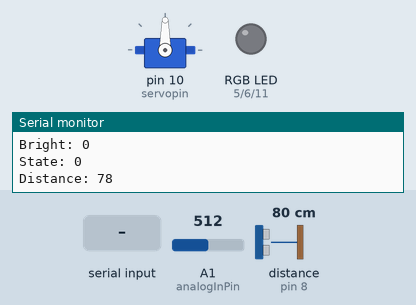
Recording of a sketch running on a simulated Arduino Uno, built with avr-gcc and run on an emulated ATmega328P. Parts: servo, an RGB LED mixed from three pins (HIGH = lit), the last lines printed to the serial monitor. Wiring (inferred from the names in the program): ultrasonic range finder: trigger pin 9; echo pin 8. The test bench sets the inputs (shaded band); at power-on: distance to the obstacle (sensor on pin 8) 80 cm, A1 (analogInPin) = 512. The echo pulse lasts 58.3 µs per cm; dim RGB values are drawn brighter than linear; pins used as bus, display or sensor lines are not drawn.

Above: at 1.2 s.
1.3 s: distance to the obstacle (sensor on pin 8) set to 2 cm
At 2.2 s:
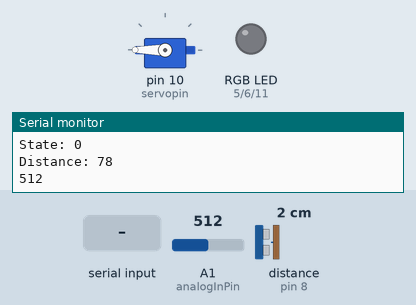
4.3 s: "30,150,10,200\n" received over Serial
At 5.0 s:
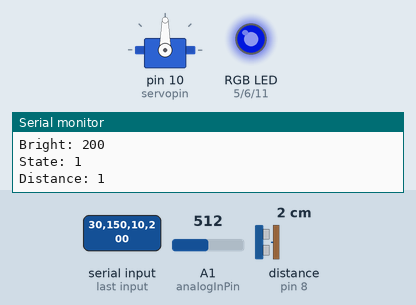
5.9 s: "N90\n" received over Serial
At 7.1 s:
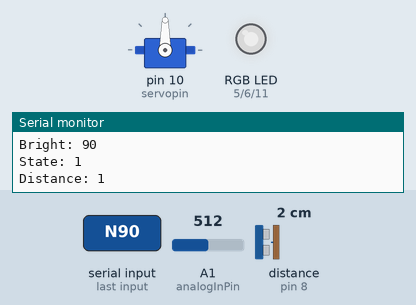
7.4 s: distance to the obstacle (sensor on pin 8) set to 9 cm
At 8.0 s:
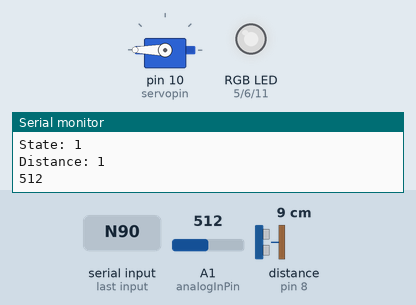
10.4 s: "30,150\n" received over Serial
At 11.6 s:
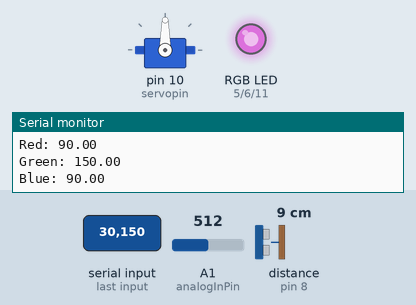
12.0 s: "," received over Serial
At 12.7 s:
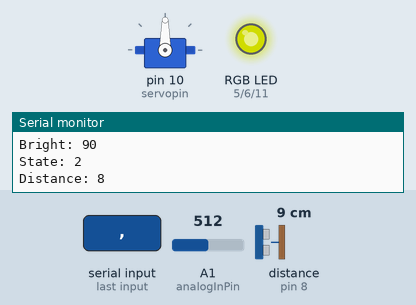
Timing chart, 0 to 14.5 s (numbered marks = the images above; inputs shaded):
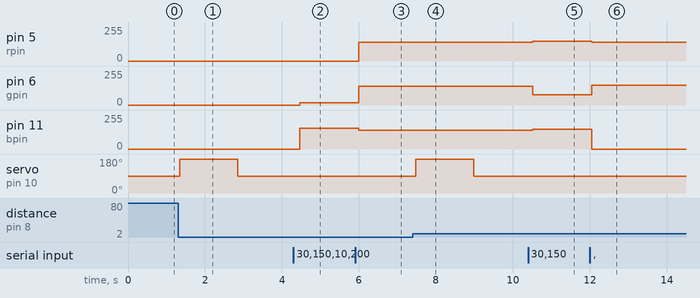

Measured:
- after the input at 1.3 s, servo on pin 10 (servopin): 90° → 180° after 0.05 s, → 90° 1.5 s later
- after the input at 4.3 s, pin 6 (gpin): 0/255 → 16/255 after 0.16 s; pin 11 (bpin): 0/255 → 154/255 after 0.16 s
- after the input at 5.9 s, pin 5 (rpin): 0/255 → 140/255 after 0.09 s; pin 6 (gpin): 16/255 → 140/255 after 0.09 s; pin 11 (bpin): 154/255 → 140/255 after 0.09 s
- after the input at 7.4 s, servo on pin 10 (servopin): 90° → 180° after 0.08 s, → 90° 1.5 s later
- after the input at 10.4 s, pin 5 (rpin), pin 11 (bpin): 140/255 → 148/255 after 0.12 s; pin 6 (gpin): 140/255 → 76/255 after 0.12 s
- after the input at 12.0 s, pin 5 (rpin): 148/255 → 140/255 after 0.05 s; pin 6 (gpin): 76/255 → 148/255 after 0.05 s; pin 11 (bpin): 148/255 → 0/255 after 0.05 s

The sketch:

arduinocode.ino
```cpp
#include <SoftwareSerial.h>
SoftwareSerial mySerial(0, 1);
#include <Servo.h>
// Declare the Servo pin
int servopin = 10;
int analogInPin = A1, state;
Servo Servo1;
char c;
String Data;
int duration_main;
int distance_main1;
int sensorValue, c_pos_prev, c_pos_next;
int rpin = 5, gpin = 6, bpin = 11; //SET VALUES OF THESE PINS HERE!!
int trigpin_main = 9, echopin_main = 8;
int temppin = A0;
int bright = 1;
float red, green, blue;
int prev_state, next_state = 3;

void motor_pos_move(int n) //ROTATES MOTOR BY 18 DEGREES IN POSITIVE DIRECTION,N TIMES
{

  Servo1.write(0);
  delay(abs(n) * 1500);
  Servo1.write(90);

}

void motor_neg_move(int n) //ROTATES MOTOR BY 18 DEGREES IN NEGATIVE DIRECTION,N TIMES
{

  Servo1.write(180);
  delay(abs(n) * 1500);
  Servo1.write(90);

}

void setup()
{
  pinMode(rpin, OUTPUT);
  pinMode(bpin, OUTPUT);
  pinMode(bpin, OUTPUT);
  Servo1.attach(servopin);
  Serial.begin(9600);
  pinMode(temppin, INPUT);
  pinMode(trigpin_main, OUTPUT);
  pinMode(echopin_main, INPUT);
}


void loop()
{
  // if (mySerial.available()) {
  //Read on Bluetooth
  while (Serial.available())
  {
    delay(3);
    c = Serial.read();
    if (c == 'N' || c == 'F')
      Data = c;
    else {
      Data += c;
    }
  }
  //  Data = "N281,20,24,127,5";    //HARDCODED for test purposes

  /*DATA PROCESSING*/

  String stat = Data.substring(0, 1);     //Stores ON or OFF
  String wo_stat = Data.substring(1);     //Stores Data without ON and OFF
  int c_pos_prev = wo_stat.indexOf(",");  //Finds position of 1st comma
  red = wo_stat.substring(0, c_pos_prev).toInt();
  c_pos_next = wo_stat.indexOf(",", c_pos_prev + 1); //Finds position of next comma
  green = wo_stat.substring(c_pos_prev + 1, c_pos_next).toInt();
  c_pos_prev = c_pos_next;
  c_pos_next = wo_stat.indexOf(",", c_pos_prev + 1);
  blue = wo_stat.substring(c_pos_prev + 1, c_pos_next).toInt();
  c_pos_prev = c_pos_next;
  c_pos_next = wo_stat.indexOf(",", c_pos_prev + 1);
  bright = wo_stat.substring(c_pos_prev + 1, c_pos_next).toInt();
  c_pos_prev = c_pos_next;
  c_pos_next = wo_stat.indexOf(",", c_pos_prev + 1);
  next_state = abs( wo_stat.substring(c_pos_prev + 1, c_pos_next).toInt());
  /*HAVE LEFT ANGLE CUZ PROBAB NOT POSSIBLE*/
  sensorValue = analogRead(analogInPin);

  // print the results to the serial monitor:
  //  Serial.print("sensor = " );
  Serial.println(sensorValue);
  if (sensorValue < 1010 && state == 0)
  {
    bright++;
    if (bright == 3)
      bright = 1;
    state = 1;
  }
  if (sensorValue > 1010)
    state = 0;

  //    int colourflag = 0;
  if (red == 300 && green == 300 && blue == 300) {
    int rawvoltage = analogRead(temppin); //temppin takes analog input of temperature
    float celsius = (((rawvoltage / 1024.0) * 500) - 273.15) / 10;
    red = (-1 * celsius + 50) * 5.1;
    green = (celsius + 25) * 8 / 5;
    blue = (celsius + 8) * 19 / 5;
    //      colourflag++;
  }

  digitalWrite(trigpin_main, LOW);
  delayMicroseconds(2);
  digitalWrite(trigpin_main, HIGH);
  delayMicroseconds(10);
  digitalWrite(trigpin_main, LOW);
  float    duration_main = pulseIn(echopin_main, HIGH);  // Reads the echoPin, returns the sound wave travel time in microseconds
  int    distance_main = duration_main * 0.034 / 2;
  // Serial.print("main:");
  // Serial.println(distance_main);
  // prev_state = next_state;
  if (distance_main > 25)
    next_state = prev_state;
  else if (distance_main > 20)
    next_state = 5;
  else if (distance_main > 15)
    next_state = 4;
  else if (distance_main > 10)
    next_state = 3;
  else if (distance_main > 5)
    next_state = 2;
  else
    next_state = 1;
  //}
  // Serial.println(next_state);

  int diff = prev_state - next_state;
  if (diff > 0)
    motor_pos_move(diff);
  else
    motor_neg_move(diff);
  prev_state = next_state;
  Serial.print("Red: ");
  Serial.println(red);
  Serial.print("Green: ");
  Serial.println(green);
  Serial.print("Blue: ");
  Serial.println(blue);
  Serial.print("Bright: ");
  Serial.println(bright);
  Serial.print("State: ");
  Serial.println(next_state);
  Serial.print("Distance: ");
  Serial.println(distance_main);
  analogWrite(rpin, red * bright / 3);
  analogWrite(gpin, green * bright / 3);
  analogWrite(bpin, blue * bright / 3);
  delay(100);

}
```
